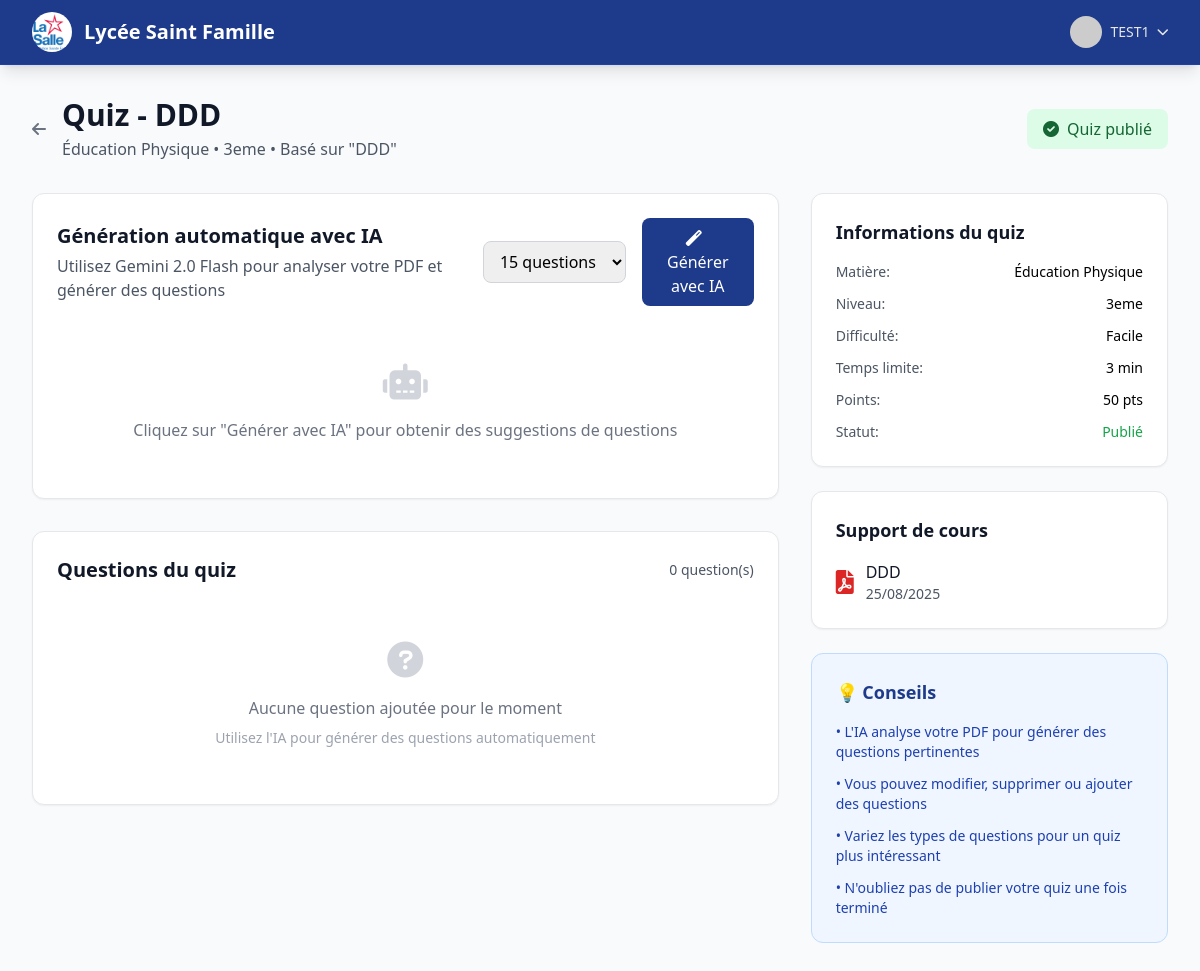
/quiz/edit/1/ (signed in), run on the app's committed database.
### accounts/models.py (models this page shows, shortened)
class User(AbstractUser):
    USER_TYPE_CHOICES = [
        ('student', 'Élève'),
        ('teacher', 'Enseignant'),
        ('admin', 'Administrateur'),
    ]
    CLASS_CHOICES = [
        ('6eme', '6ème'),
        ('5eme', '5ème'),
        ('4eme', '4ème'),
        ('3eme', '3ème'),
        ('2nde', '2nde'),
        ('1ere', '1ère'),
        ('terminale', 'Terminale'),
    ]
    user_type = models.CharField(max_length=10, choices=USER_TYPE_CHOICES)
    level = models.CharField(max_length=20, blank=True, null=True)  # 6eme, 5eme, etc.
    class_name = models.CharField(max_length=20, choices=CLASS_CHOICES, blank=True, null=True, help_text="Classe de l'élève")
    points = models.IntegerField(default=0)
    xp = models.IntegerField(default=0)
    current_level = models.IntegerField(default=1)
    streak_days = models.IntegerField(default=0)
    last_activity = models.DateTimeField(auto_now=True)
    email = models.EmailField(unique=True, blank=True, null=True)

### quiz/models.py (models this page shows, shortened)
class Quiz(models.Model):
    DIFFICULTY_CHOICES = [
        ('easy', 'Facile'),
        ('medium', 'Moyen'),
        ('hard', 'Difficile'),
    ]
    title = models.CharField(max_length=200)
    description = models.TextField(blank=True)
    course = models.ForeignKey(Course, on_delete=models.CASCADE, related_name='quizzes')
    subject = models.ForeignKey(Subject, on_delete=models.CASCADE)
    level = models.CharField(max_length=20)
    difficulty = models.CharField(max_length=10, choices=DIFFICULTY_CHOICES)
    time_limit = models.IntegerField(help_text="Temps limite en minutes")
    points_reward = models.IntegerField(default=50)
    is_published = models.BooleanField(default=False)
    created_at = models.DateTimeField(auto_now_add=True)

class Subject(models.Model):
    name = models.CharField(max_length=100)
    slug = models.SlugField(unique=True)
    icon = models.CharField(max_length=50, default='fas fa-book')  # Classe d'icône FontAwesome
    color = models.CharField(max_length=20, default='blue')  # Couleur pour l'interface

class Course(models.Model):
    title = models.CharField(max_length=200)
    description = models.TextField(blank=True)
    subject = models.ForeignKey(Subject, on_delete=models.CASCADE)
    level = models.CharField(max_length=20)
    teacher = models.ForeignKey(User, on_delete=models.CASCADE)
    pdf_file = models.FileField(upload_to='courses/pdfs/')
    created_at = models.DateTimeField(auto_now_add=True)
    is_processed = models.BooleanField(default=False)

### quiz/views.py (the view)
# urls.py: path('edit/<int:quiz_id>/', views.edit_quiz, name='edit_quiz'),
@login_required
def edit_quiz(request, quiz_id):
    if request.user.user_type != 'teacher':
        messages.error(request, "Accès réservé aux enseignants.")
        return redirect('home')
    quiz = get_object_or_404(Quiz, id=quiz_id, course__teacher=request.user)
    if request.method == 'POST':
        form = QuizForm(request.POST, instance=quiz)
        if form.is_valid():
            quiz = form.save()
            messages.success(request, "Quiz mis à jour avec succès!")
            return redirect('edit_quiz', quiz_id=quiz.id)
    else:
        form = QuizForm(instance=quiz)
    questions = quiz.questions.prefetch_related('choices').order_by('order')
    context = {
        'form': form,
        'quiz': quiz,
        'questions': questions,
        'course': quiz.course,
    }
    return render(request, 'teacher/edit_quiz.html', context)

### quiz/forms.py
class QuizForm(forms.ModelForm):
    class Meta:
        model = Quiz
        fields = ['title', 'description', 'difficulty', 'time_limit']
        widgets = {
            'title': forms.TextInput(attrs={
                'class': 'w-full px-3 py-2 border border-gray-300 rounded-lg focus:outline-none focus:ring-primary focus:border-primary'
            }),
            'description': forms.Textarea(attrs={
                'class': 'w-full px-3 py-2 border border-gray-300 rounded-lg focus:outline-none focus:ring-primary focus:border-primary',
                'rows': 3
            }),
            'difficulty': forms.Select(attrs={
                'class': 'w-full px-3 py-2 border border-gray-300 rounded-lg focus:outline-none focus:ring-primary focus:border-primary'
            }),
            'time_limit': forms.NumberInput(attrs={
                'class': 'w-full px-3 py-2 border border-gray-300 rounded-lg focus:outline-none focus:ring-primary focus:border-primary',
                'min': 1,
                'max': 120
            }),
        }

### templates/teacher/edit_quiz.html (shortened to what this page needs)
{% extends 'base.html' %}
{% block content %}
<div class="max-w-7xl mx-auto px-4 sm:px-6 lg:px-8 py-8" x-data="quizEditor()" x-init="init()">
    <div class="mb-8">
        <div class="flex items-center justify-between">
            <div class="flex items-center space-x-4">
                <a href="{% url 'quiz_list' %}" class="text-gray-500 hover:text-primary">
                    <i class="fas fa-arrow-left"></i>
                </a>
                <div>
                    <h1 class="text-3xl font-bold text-gray-900">{{ quiz.title }}</h1>
                    <p class="text-gray-600 mt-1">{{ quiz.subject.name }} • {{ quiz.level }} • Basé sur "{{ course.title }}"</p>
                </div>
            </div>
            <div class="flex space-x-4">
                {% if not quiz.is_published %}
                    <button @click="publishQuiz()"
                            :disabled="questions.length === 0"
                            class="px-4 py-2 bg-green-600 text-white rounded-lg hover:bg-green-700 transition-colors disabled:opacity-50 disabled:cursor-not-allowed">
                        <i class="fas fa-globe mr-2"></i>Publier le quiz
                    </button>
                {% else %}
                    <span class="px-4 py-2 bg-green-100 text-green-800 rounded-lg">
                        <i class="fas fa-check-circle mr-2"></i>Quiz publié
                    </span>
                {% endif %}
            </div>
        </div>
    </div>
    <div class="grid grid-cols-1 lg:grid-cols-3 gap-8">
        <div class="lg:col-span-2 space-y-8">
            <div class="bg-white rounded-xl shadow-sm border border-gray-200 p-6">
                <div class="flex items-center justify-between mb-6">
                    <div>
                        <h2 class="text-xl font-bold text-gray-900">Génération automatique avec IA</h2>
                        <p class="text-gray-600 mt-1">Utilisez Gemini 2.0 Flash pour analyser votre PDF et générer des questions</p>
                    </div>
                    <div class="flex items-center space-x-4">
                        <select x-model="numQuestions" class="px-3 py-2 border border-gray-300 rounded-lg">
                            <option value="15">15 questions</option>
                        </select>
                        <button @click="generateSuggestions()"
                                :disabled="isGenerating"
                                class="px-6 py-2 bg-primary text-white rounded-lg hover:bg-primary/90 transition-colors disabled:opacity-50">
                            <i class="fas fa-magic mr-2" :class="{'fa-spin': isGenerating}"></i>
                            <span x-text="isGenerating ? 'Génération...' : 'Générer avec IA'"></span>
                        </button>
                    </div>
                </div>
                <div x-show="!isGenerating && aiSuggestions.length === 0" class="text-center py-8">
                    <i class="fas fa-robot text-gray-300 text-4xl mb-4"></i>
                    <p class="text-gray-500">Cliquez sur "Générer avec IA" pour obtenir des suggestions de questions</p>
                </div>
            </div>
            <div class="bg-white rounded-xl shadow-sm border border-gray-200 p-6">
                <div class="flex items-center justify-between mb-6">
                    <h2 class="text-xl font-bold text-gray-900">Questions du quiz</h2>
                    <span class="text-sm text-gray-600" x-text="`${questions.length} question(s)`"></span>
                </div>
                <div x-show="questions.length === 0" class="text-center py-8">
                    <i class="fas fa-question-circle text-gray-300 text-4xl mb-4"></i>
                    <p class="text-gray-500">Aucune question ajoutée pour le moment</p>
                    <p class="text-sm text-gray-400 mt-2">Utilisez l'IA pour générer des questions automatiquement</p>
                </div>
            </div>
        </div>
        <div class="space-y-6">
            <div class="bg-white rounded-xl shadow-sm border border-gray-200 p-6">
                <h3 class="text-lg font-semibold text-gray-900 mb-4">Informations du quiz</h3>
                <div class="space-y-3 text-sm">
                    <div class="flex justify-between">
                        <span class="text-gray-600">Matière:</span>
                        <span class="font-medium">{{ quiz.subject.name }}</span>
                    </div>
                    <div class="flex justify-between">
                        <span class="text-gray-600">Niveau:</span>
                        <span class="font-medium">{{ quiz.level }}</span>
                    </div>
                    <div class="flex justify-between">
                        <span class="text-gray-600">Difficulté:</span>
                        <span class="font-medium">{{ quiz.get_difficulty_display }}</span>
                    </div>
                    <div class="flex justify-between">
                        <span class="text-gray-600">Temps limite:</span>
                        <span class="font-medium">{{ quiz.time_limit }} min</span>
                    </div>
                    <div class="flex justify-between">
                        <span class="text-gray-600">Points:</span>
                        <span class="font-medium">{{ quiz.points_reward }} pts</span>
                    </div>
                    <div class="flex justify-between">
                        <span class="text-gray-600">Statut:</span>
                        <span class="font-medium {% if quiz.is_published %}text-green-600{% else %}text-yellow-600{% endif %}">
                            {% if quiz.is_published %}Publié{% else %}Brouillon{% endif %}
                        </span>
                    </div>
                </div>
            </div>
            <div class="bg-white rounded-xl shadow-sm border border-gray-200 p-6">
                <h3 class="text-lg font-semibold text-gray-900 mb-4">Support de cours</h3>
                <div class="flex items-center space-x-3">
                    <i class="fas fa-file-pdf text-red-600 text-2xl"></i>
                    <div>
                        <p class="font-medium text-gray-900">{{ course.title }}</p>
                        <p class="text-sm text-gray-600">{{ course.created_at|date:"d/m/Y" }}</p>
                    </div>
                </div>
            </div>
            <div class="bg-blue-50 border border-blue-200 rounded-xl p-6">
                <h3 class="text-lg font-semibold text-blue-900 mb-4">💡 Conseils</h3>
                <div class="space-y-3 text-sm text-blue-800">
                    <p>• L'IA analyse votre PDF pour générer des questions pertinentes</p>
                    <p>• Vous pouvez modifier, supprimer ou ajouter des questions</p>
                    <p>• Variez les types de questions pour un quiz plus intéressant</p>
                    <p>• N'oubliez pas de publier votre quiz une fois terminé</p>
                </div>
            </div>
        </div>
    </div>
</div>
{% endblock %}

### templates/base.html (shortened to what this page needs)
<!DOCTYPE html>
<html lang="fr">
<head>
    <script src="https://cdn.tailwindcss.com"></script>
    <link href="https://cdnjs.cloudflare.com/ajax/libs/font-awesome/6.0.0/css/all.min.css" rel="stylesheet">
</head>
<body class="bg-gray-50 min-h-screen" x-data="appNotifications()">
    {% block navbar %}
    <nav class="bg-navy-900 shadow-lg border-b border-navy-800">
        <div class="max-w-7xl mx-auto px-4 sm:px-6 lg:px-8">
            <div class="flex justify-between h-16">
                <div class="flex items-center">
                    <div class="flex-shrink-0 flex items-center">
                        <a href="{% url 'home' %}" class="flex items-center space-x-3">
                            {% load static %}
                            <img src="{% static 'images/logo.png' %}" alt="Logo Lycée Saint Famille" class="h-10 w-10 rounded-full object-cover">
                            <span class="text-xl font-bold text-white">Lycée Saint Famille</span>
                        </a>
                    </div>
                </div>
                <div class="flex items-center space-x-4">
                    {% if user.is_authenticated %}
                        <div class="relative" x-data="{ open: false }">
                            <button @click="open = !open" class="flex items-center space-x-2 text-gray-200 hover:text-white">
                                <img class="h-8 w-8 rounded-full" src="https://ui-avatars.com/api/?name={{ user.first_name }}+{{ user.last_name }}&background=1e3a8a&color=fff" alt="Avatar">
                                <span class="text-sm font-medium">{{ user.first_name }}</span>
                                <i class="fas fa-chevron-down text-xs"></i>
                            </button>
                        </div>
                    {% else %}
                        <a href="{% url 'login' %}" class="bg-white text-navy-900 px-4 py-2 rounded-lg text-sm font-medium hover:bg-gray-100 transition-colors">
                            <i class="fas fa-sign-in-alt mr-2"></i>Connexion
                        </a>
                    {% endif %}
                </div>
            </div>
        </div>
    </nav>
    {% endblock %}
    <main>
        {% block content %}{% endblock %}
    </main>
</body>
</html>

### data on the page
User: first_name "TEST1"
Quiz: title "Quiz - DDD", subject.name "Éducation Physique", level "3eme", difficulty "Facile", time_limit "3", points_reward "50"
Course: title "DDD", created_at "25/08/2025"
